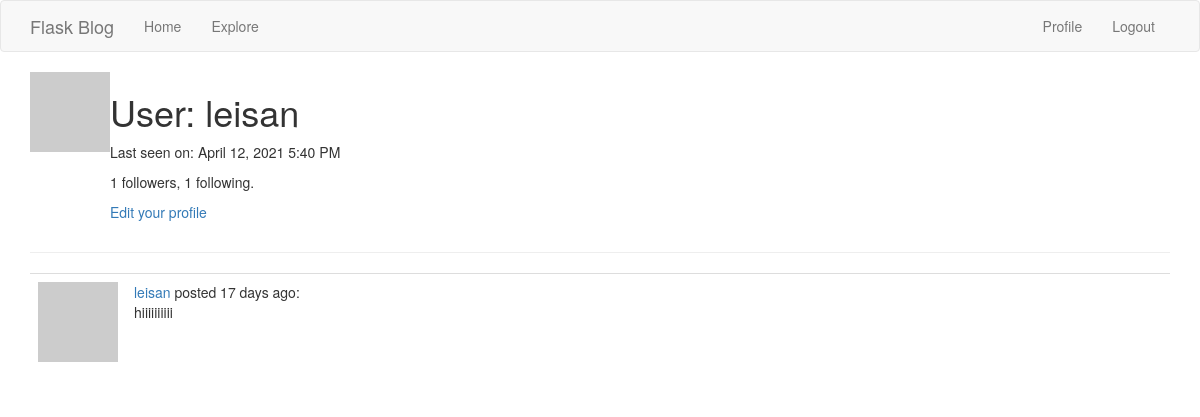
Page /user/leisan (signed in) on the earlier database version.
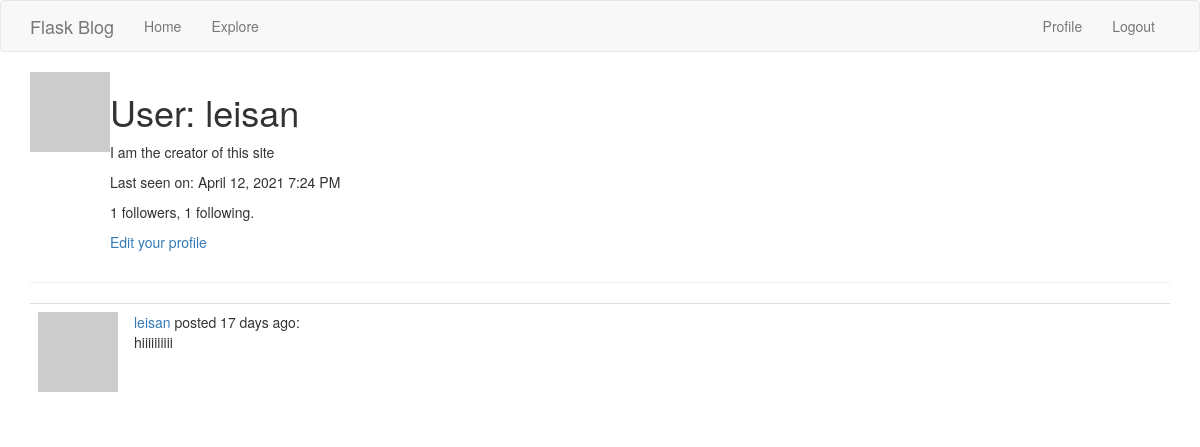
Same page on the later database version.
### app/models.py (models this page shows, shortened)
class User(db.Model, UserMixin):
    id = db.Column(db.Integer, primary_key=True)
    username = db.Column(db.String(20), unique=True, nullable=False)
    email = db.Column(db.String(120), unique=True, nullable=False)
    image_file = db.Column(db.String(20), nullable=False, default='default.jpg')
    password_hash = db.Column(db.String(128))
    posts = db.relationship('Post', backref='author', lazy='dynamic')
    about_me = db.Column(db.String(140))
    last_seen = db.Column(db.DateTime, default=datetime.utcnow)
    followed = db.relationship(
        'User', secondary=followers,
        primaryjoin=(followers.c.follower_id == id),
        secondaryjoin=(followers.c.followed_id == id),
        backref=db.backref('followers', lazy='dynamic'), lazy='dynamic')
    def avatar(self, size):
        digest = md5(self.email.lower().encode('utf-8')).hexdigest()
        return 'https://www.gravatar.com/avatar/{}?d=identicon&s={}'.format(
            digest, size)

class Post(db.Model):
    id = db.Column(db.Integer, primary_key=True)
    body = db.Column(db.String(140))
    timestamp = db.Column(db.DateTime, index=True, default=datetime.utcnow)
    user_id = db.Column(db.Integer, db.ForeignKey('user.id'), nullable=False)

### app/routes.py (the view)
@app.route("/user/<username>")
@login_required
def user(username):
    user = User.query.filter_by(username=username).first_or_404()
    page = request.args.get('page', 1, type=int)
    posts = user.posts.order_by(Post.timestamp.desc()).paginate(
        page, app.config['POSTS_PER_PAGE'], False)
    next_url = url_for('home', page=posts.next_num) if posts.has_next else None
    prev_url = url_for('home', page=posts.prev_num) if posts.has_prev else None
    return render_template('user.html', title='Account', user=user, posts=posts.items, next_url=next_url, prev_url=prev_url)

### app/models.py (called while the page is built)
@login_manager.user_loader
def load_user(user_id):
    return User.query.get(int(user_id))

### app/routes.py (called while the page is built)
@app.before_request
def before_request():
    if current_user.is_authenticated:
        current_user.last_seen = datetime.utcnow()
        db.session.commit()

### app/templates/user.html (shortened to what this page needs)
{% extends "base.html" %}
{% block app_content %}
    <table>
            <tr valign="top">
                <td><img src="{{ user.avatar(128) }}"></td>
                <td>
                    <h1>User: {{ user.username }}</h1>
                    {% if user.about_me %}<p>{{ user.about_me }}</p>{% endif %}
                    {% if user.last_seen %}<p>Last seen on: {{ moment(user.last_seen).format('LLL') }}</p>{% endif %}
                    <p>{{ user.followers.count() }} followers, {{ user.followed.count() }} following.</p>
                    {% if user == current_user %}
                    <p><a href="{{ url_for('edit_profile') }}">Edit your profile</a></p>
                    {% elif not current_user.is_following(user) %}
                    <p><a href="{{ url_for('follow', username=user.username) }}">Follow</a></p>
                    {% else %}
                    <p><a href="{{ url_for('unfollow', username=user.username) }}">Unfollow</a></p>
                    {% endif %}
                </td>
            </tr>
    </table>
    <hr>
    {% for post in posts %}
    {% include '_post.html' %}
    {% endfor %}
{% endblock %}

### app/templates/base.html (shortened to what this page needs)
{% extends 'bootstrap/base.html' %}
{% block navbar %}
    <nav class="navbar navbar-default">
        <div class="container">
            <div class="navbar-header">
                <a class="navbar-brand" href="{{ url_for('home') }}">Flask Blog</a>
            </div>
            <div class="collapse navbar-collapse" id="bs-example-navbar-collapse-1">
                <ul class="nav navbar-nav">
                    <li><a href="{{ url_for('home') }}">Home</a></li>
                    <li><a href="{{ url_for('explore') }}">Explore</a></li>
                </ul>
                <ul class="nav navbar-nav navbar-right">
                    {% if current_user.is_anonymous %}
                    <li><a href="{{ url_for('login') }}">Login</a></li>
                    {% else %}
                    <li><a href="{{ url_for('user', username=current_user.username) }}">Profile</a></li>
                    <li><a href="{{ url_for('logout') }}">Logout</a></li>
                    {% endif %}
                </ul>
            </div>
        </div>
    </nav>
{% endblock %}
{% block content %}
    <div class="container">
        {% block app_content %}{% endblock %}
    </div>
{% endblock %}

### app/templates/_post.html
<table class="table table-hover">
    <tr>
        <td width="70px">
            <a href="{{ url_for('user', username=post.author.username) }}">
                <img src="{{ post.author.avatar(70) }}" />
            </a>
        </td>
        <td>
            <a href="{{ url_for('user', username=post.author.username) }}">
                {{ post.author.username }}
            </a>
            posted {{ moment(post.timestamp).fromNow() }}:
            <br>
            {{ post.body }}
        </td>
    </tr>
</table>

Differences in the rows shown:
changed User "leisan": about_me (not shown) → "I am the creator of this site"; last_seen "April 12, 2021 5:40 PM" → "April 12, 2021 7:24 PM"
